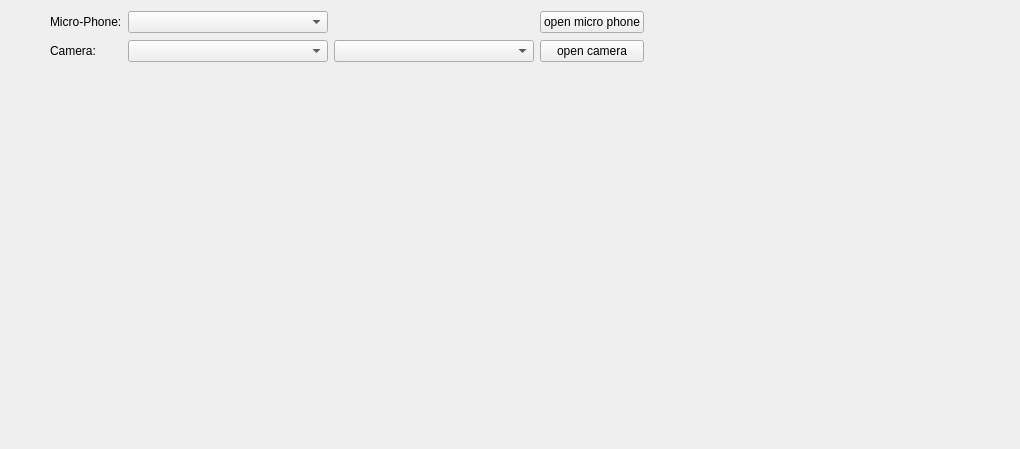
<?xml version="1.0" encoding="UTF-8"?>
<ui version="4.0">
 <class>Scene_RecordVideo</class>
 <widget class="QWidget" name="Scene_RecordVideo">
  <property name="geometry">
   <rect>
    <x>0</x>
    <y>0</y>
    <width>1020</width>
    <height>449</height>
   </rect>
  </property>
  <property name="windowTitle">
   <string>Form</string>
  </property>
  <widget class="QWidget" name="gridLayoutWidget">
   <property name="geometry">
    <rect>
     <x>50</x>
     <y>10</y>
     <width>661</width>
     <height>54</height>
    </rect>
   </property>
   <layout class="QGridLayout" name="gridLayout">
    <item row="1" column="0">
     <widget class="QLabel" name="label_2">
      <property name="text">
       <string>Camera:</string>
      </property>
     </widget>
    </item>
    <item row="1" column="3">
     <widget class="QPushButton" name="open_video">
      <property name="text">
       <string>open camera</string>
      </property>
     </widget>
    </item>
    <item row="0" column="1">
     <widget class="QComboBox" name="audio">
      <property name="minimumSize">
       <size>
        <width>200</width>
        <height>0</height>
       </size>
      </property>
     </widget>
    </item>
    <item row="0" column="0">
     <widget class="QLabel" name="label">
      <property name="text">
       <string>Micro-Phone:</string>
      </property>
     </widget>
    </item>
    <item row="0" column="3">
     <widget class="QPushButton" name="open_audio">
      <property name="text">
       <string>open micro phone</string>
      </property>
     </widget>
    </item>
    <item row="0" column="4">
     <spacer name="horizontalSpacer">
      <property name="orientation">
       <enum>Qt::Horizontal</enum>
      </property>
      <property name="sizeHint" stdset="0">
       <size>
        <width>40</width>
        <height>20</height>
       </size>
      </property>
     </spacer>
    </item>
    <item row="1" column="1">
     <widget class="QComboBox" name="video"/>
    </item>
    <item row="1" column="2">
     <widget class="QComboBox" name="res">
      <property name="minimumSize">
       <size>
        <width>200</width>
        <height>0</height>
       </size>
      </property>
     </widget>
    </item>
   </layout>
  </widget>
 </widget>
 <resources/>
 <connections/>
</ui>
